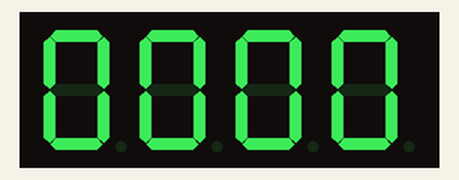
A sketch run on a simulated Arduino Uno, built with avr-gcc and run on an emulated ATmega328P. On the bench: 4-digit seven-segment display. Wiring (inferred from the names in the program): 4-digit 7-segment display, segments lit when LOW: segments pin 2, pin 3, pin 4, pin 5, pin 6, pin 7, pin 8, pin 9; digit selects A0, A1, A2, A3. The segment pins are drawn as the display they are named for.

Above: at 0.1 s.
At 60.1 s:
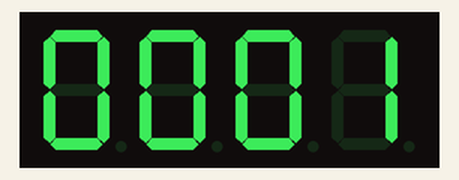
At 120.1 s:
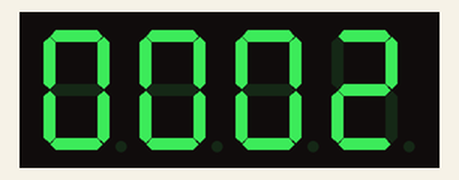

The sketch:

Orologio.ino
```cpp
#include <Time.h>
/*----------------------------------------------------------------\
// La configurazione per il programma è la seguente:              |
// A0 Decine ore, A1 Unità ore, A2 Decine minuti, A3 Unità minuti |
//              2                                                 |
//           #######                                              |
//        7  #     #  3                                           |
//           #  8  #                                              |
//           #######                                              |
//           #     #                                              |
//        6  #     #  4                                           |
//           ####### # <- 9                                       |
//              5                                                 |
\----------------------------------------------------------------*/
int SEG[8] = {2, 3, 4, 5, 6, 7, 8, 9};
int Vp[4] = {A0, A1, A2, A3};
boolean NMatrix[10][8] = {
  {1, 1, 1, 1, 1, 1, 0, 0},  //0
  {0, 1, 1, 0, 0, 0, 0, 0},  //1
  {1, 1, 0, 1, 1, 0, 1, 0},  //2
  {1, 1, 1, 1, 0, 0, 1, 0},  //3
  {0, 1, 1, 0, 0, 1, 1, 0},  //4
  {1, 0, 1, 1, 0, 1, 1, 0},  //5
  {0, 0, 1, 1, 1, 1, 1, 0},  //6
  {1, 1, 1, 0, 0, 0, 0, 0},  //7
  {1, 1, 1, 1, 1, 1, 1, 0},  //8
  {1, 1, 1, 1, 0, 1, 1, 0}}; //9
void setup()
{
  setTime(00, 00, 00, 00, 00, 00);

  for (int i = 0; i < 8; i++)
  {
    pinMode(SEG[i], OUTPUT);
    digitalWrite(SEG[i], HIGH);
  }
  for (int i = 0; i < 4; i++)
  {
    pinMode(Vp[i], OUTPUT);
    digitalWrite(Vp[i], LOW);
  }
}

void loop()
{
  update();
}

void update()
{
  byte timeFigures[4] = {hour() / 10, hour() % 10, minute() / 10, minute() % 10};
  for(int i = 0; i < 4; i++)
  {
    digitalWrite (Vp[i], HIGH);
    for(int j = 0; j < 8; j++)
    {
      if(NMatrix[timeFigures[i]][j])
        digitalWrite(SEG[j], LOW);
      else
        digitalWrite(SEG[j], HIGH);
    }
    delay(1);
    digitalWrite (Vp[i], LOW);
  }
}
```

Measured:
- what the display in image 0 shows lasts 60.1 s, from 0.0 s to 60.1 s
